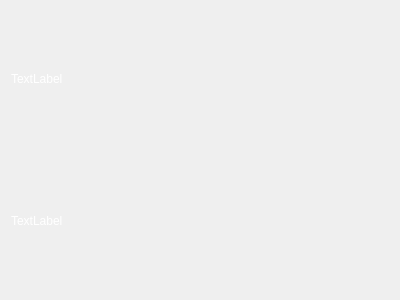
<?xml version="1.0" encoding="UTF-8"?>
<ui version="4.0">
 <class>DialogConfigurationHelp</class>
 <widget class="QDialog" name="DialogConfigurationHelp">
  <property name="windowModality">
   <enum>Qt::WindowModal</enum>
  </property>
  <property name="geometry">
   <rect>
    <x>0</x>
    <y>0</y>
    <width>400</width>
    <height>300</height>
   </rect>
  </property>
  <property name="windowTitle">
   <string>Dialog</string>
  </property>
  <layout class="QVBoxLayout" name="verticalLayout">
   <item>
    <widget class="QLabel" name="label_HelpTextHolder">
     <property name="styleSheet">
      <string notr="true">font: 12pt &quot;Segoe UI&quot;;
color: rgb(255, 255, 255);</string>
     </property>
     <property name="text">
      <string>TextLabel</string>
     </property>
    </widget>
   </item>
   <item>
    <widget class="QLabel" name="label_HelpContentHolder">
     <property name="styleSheet">
      <string notr="true">font: 12pt &quot;Segoe UI&quot;;
color: rgb(255, 255, 255);</string>
     </property>
     <property name="text">
      <string>TextLabel</string>
     </property>
    </widget>
   </item>
  </layout>
 </widget>
 <resources/>
 <connections/>
</ui>
